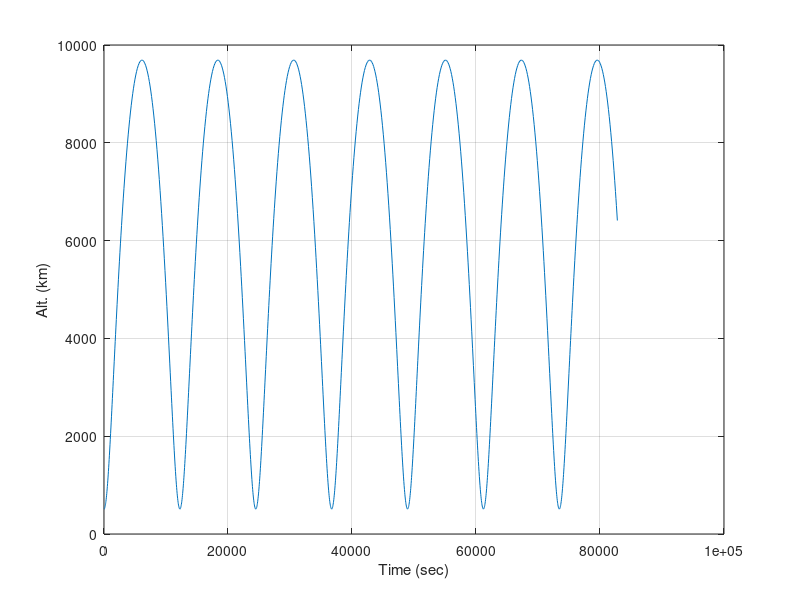

Reproduce this figure in MATLAB.
% Problem 2.4
%
% At a given instant, t0, a 1000 kg Earth-orbiting satellite has the
% inertial position [3207; 5459; 2714] km and velocity [-6.532; 0.7835;
% 6.142] km/s. Solve Eqn (2.22) numerically to find the maximum altitude
% reached by the satellite and the time at which it occurs.

Re = 6378; % km                       - Earth equatorial radius
mu = 398600; % km^3/s^2               - Earth grav. parameter
r0 = [3207; 5459; 2714]; % km         - Initial position
v0 = [-6.532; 0.7835; 6.142]; % km/s  - Initial velocity

% We could make a separate m-file for this function, or we can just make an
% "anonymous" function here, without having to create/save a new file.
fun = @(t,x) [x(4:6); -mu*x(1:3)/norm(x(1:3))^3];

% Pick a good time interval. Let's use 3 hours.
T = 23*3600;
tInt = [0 T];



% Initial state vector, x0
x0 = [r0; v0];

% Compute x(t) numerically using Matlab's ODE solver
opts = odeset('abstol',1e-6,'reltol',1e-6);
[time,state] = ode45( fun, tInt, x0, opts );

% Compute the altitude
pos = state(:,1:3); % The position vector is in the first 3 columns (of every row)
vel = state(:,4:6); % The velocity vector is in the next 3 columns (of every row)
alt = sqrt(pos(:,1).^2 + pos(:,2).^2 + pos(:,3).^2)-Re;

figure, plot(time,alt)
xlabel('Time (sec)'), ylabel('Alt. (km)'), grid on, zoom on

[maxAlt,k] = max(alt);
tMaxAlt = time(k)/3600;

maxAlt, tMaxAlt



